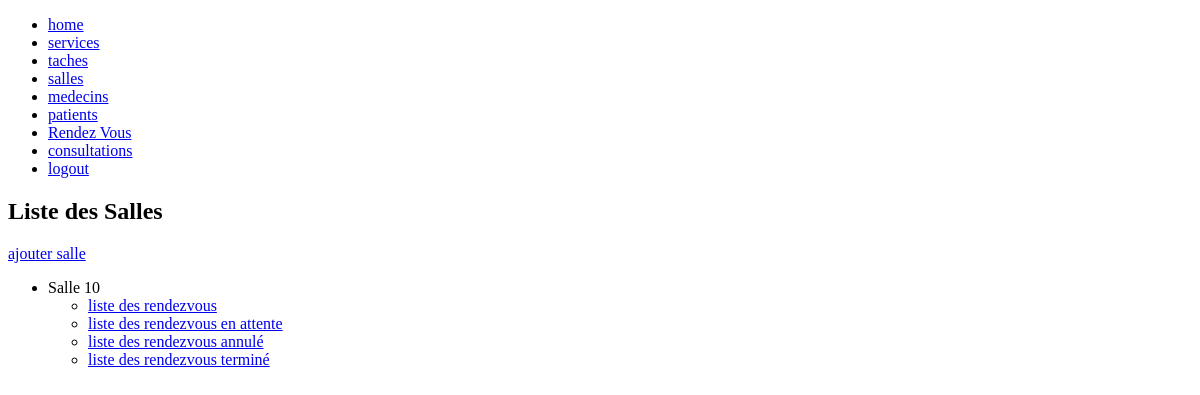
The app's page /salles/ (signed in), older data.
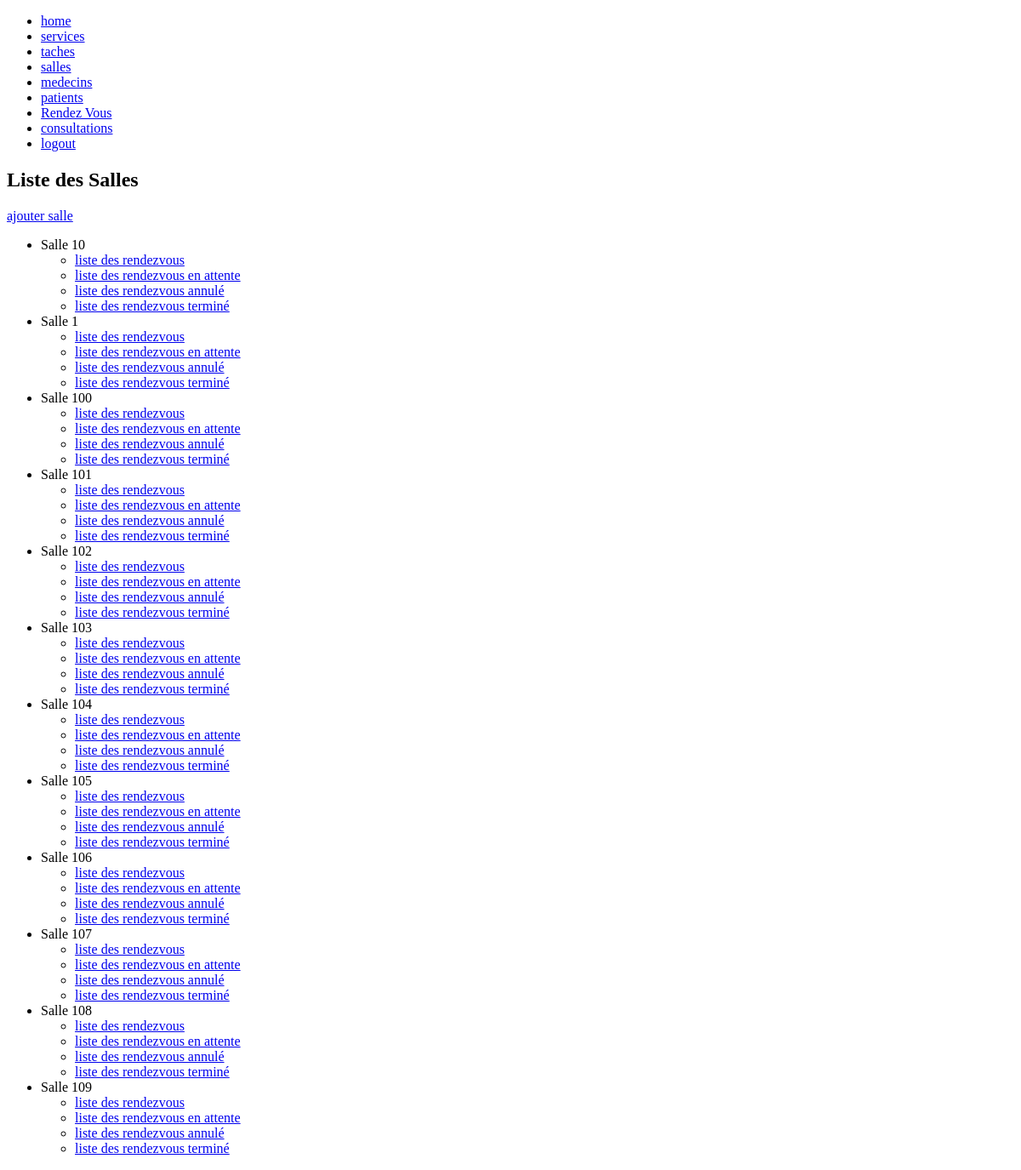
The same page, newer data.
### myapp/models.py (models this page shows, shortened)
class Salle(models.Model):
    numero = models.PositiveIntegerField(unique=True)
    def __str__(self):
        return f"Salle {self.numero}"

### myapp/views.py (the view)
# urls.py: path('salles/', views.AllSalles, name="AllSalles"),
@login_required
def AllSalles(request):
    salles = Salle.objects.all()
    context = {
        'salles': salles,
        'test': 'test'
    }
    return render(request, 'salle/AllSalles.html', context)

### myapp/templates/salle/AllSalles.html (shortened to what this page needs)
{% extends '../base.html' %}
{% load static %}
{% block content %}
<h2>Liste des Salles</h2>
{% if user.is_staff %}
<a href="{% url 'AddSalle' %}">ajouter salle</a><br>
{% endif %}
<ul>
    {% for salle in salles %}
    <li>
        {{salle}}
        {% if user.is_staff %}
            <ul>
                <li><a href="{% url 'AllSalleRendezVous' salle.id %}">liste des rendezvous</a></li>
                <li><a href="{% url 'AllSalleRendezVousEnAttente' salle.id %}">liste des rendezvous en attente</a></li>
                <li><a href="{% url 'AllSalleRendezVousAnnule' salle.id %}">liste des rendezvous annulé</a></li>
                <li><a href="{% url 'AllSalleRendezVousTemrine' salle.id %}">liste des rendezvous terminé</a></li>
            </ul>
        {% endif %}
    </li>
    {% endfor %}
{% endblock %}

Row changes from the older to the newer data that the page shows:
added Salle: numero "Salle 1"
added Salle: numero "Salle 100"
added Salle: numero "Salle 101"
added Salle: numero "Salle 102"
added Salle: numero "Salle 103"
added Salle: numero "Salle 104"
added Salle: numero "Salle 105"
added Salle: numero "Salle 106"
added Salle: numero "Salle 107"
added Salle: numero "Salle 108"
added Salle: numero "Salle 109"
